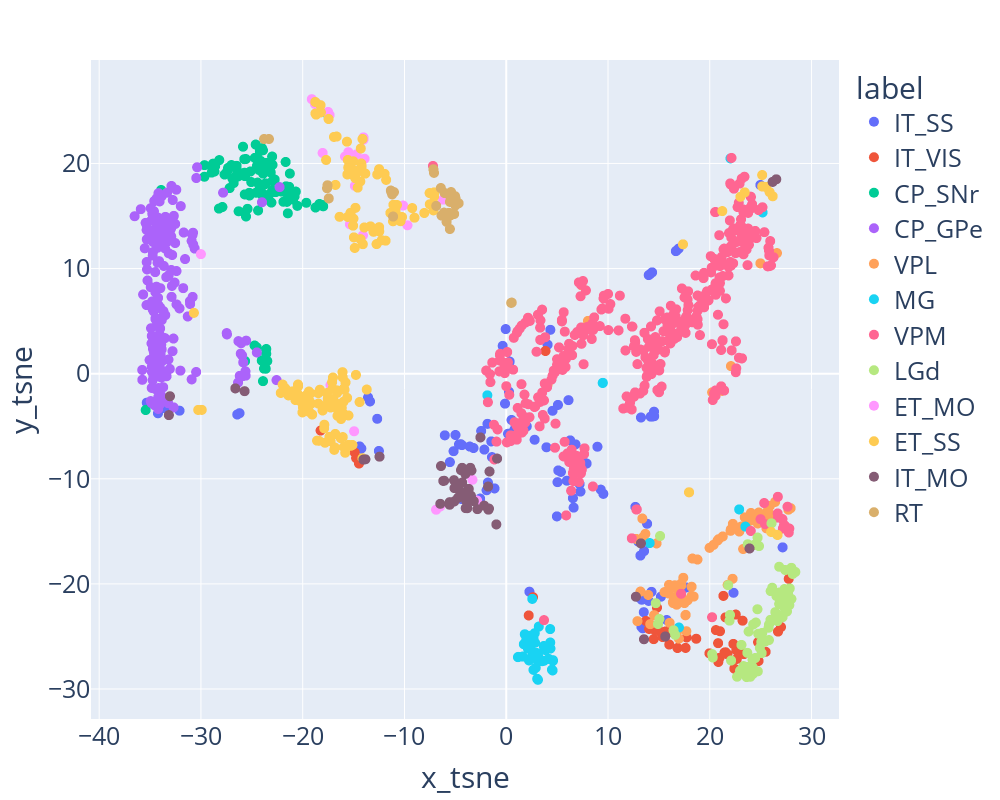

The code cell stored with this chart in its notebook:
### Code cell
fig=px.scatter(figure_df,x='x_tsne',y='y_tsne',color='label',color_discrete_sequence=px.colors.qualitative.Plotly+px.colors.qualitative.Antique,hover_data=['neuron_id'])
fig.update_traces(marker={'size':10})
fig.update_layout(width=1000,height=800,font={'size':25})
fig.show()
# fig.write_image(r'C:\Users\18056\Desktop\paper_all\V5\neuron2seq\jupyter\true_plots.png')
